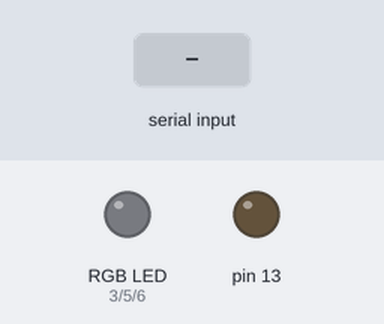
The sketch below on a simulated Arduino Uno, built with avr-gcc and run on an emulated ATmega328P. On the bench: an RGB LED mixed from three pins (HIGH = lit), output pins drawn as LEDs (lit = HIGH). The test bench sets the inputs (shaded band). Dim RGB values are drawn brighter than linear; what the sketch prints to the serial monitor is not drawn.

Above: at 1.2 s.
1.3 s: "y" received over Serial
At 1.7 s:
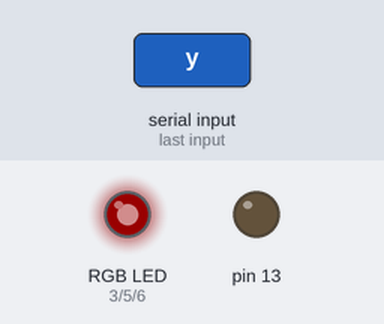
2.8 s: "u" received over Serial
At 4.0 s:
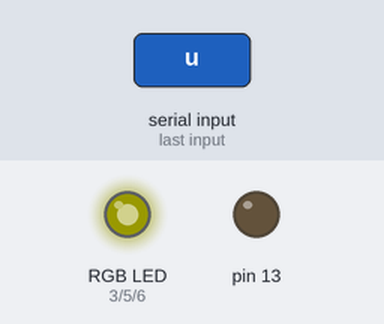
4.3 s: "h" received over Serial
At 5.2 s:
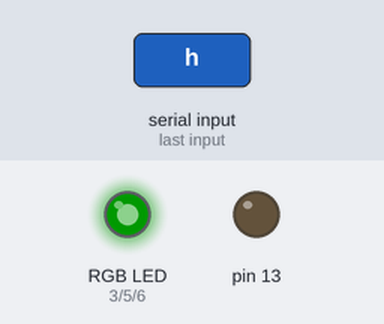
5.8 s: "i" received over Serial
At 6.4 s:
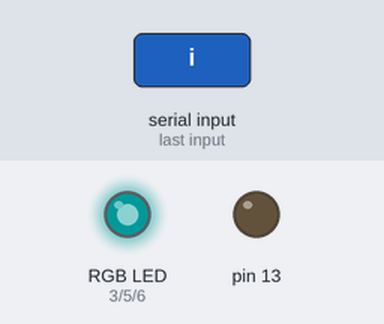
7.3 s: "j" received over Serial
At 8.5 s:
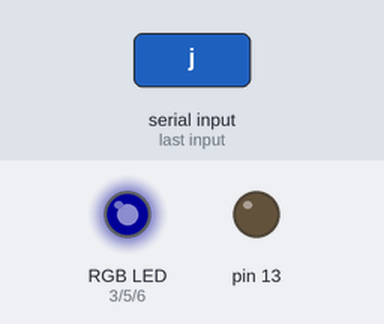
8.8 s: "n" received over Serial
At 9.8 s:
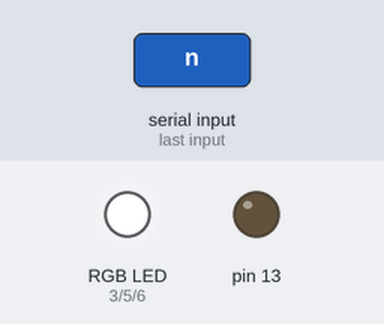
Timing chart, 0 to 11.3 s (numbered marks = the images above; inputs shaded):
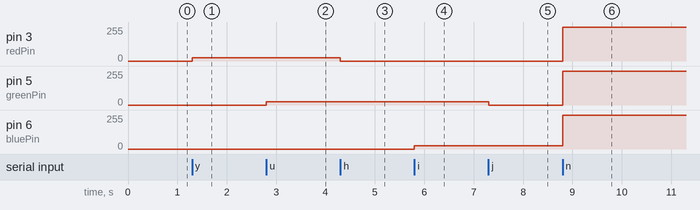

Measured:
- after the input at 1.3 s, pin 3 (redPin): 0/255 → 25/255 at once
- after the input at 2.8 s, pin 5 (greenPin): 0/255 → 25/255 at once
- after the input at 4.3 s, pin 3 (redPin): 25/255 → 0/255 at once
- after the input at 5.8 s, pin 6 (bluePin): 0/255 → 25/255 at once
- after the input at 7.3 s, pin 5 (greenPin): 25/255 → 0/255 at once
- after the input at 8.8 s, pin 3 (redPin), pin 5 (greenPin): 0/255 → 255/255 at once; pin 6 (bluePin): 25/255 → 255/255 at once

The sketch:

arduino_code.ino
```cpp
/**
 * Let's Robot LED bot controller code.
 * This handles all serial inputs from the Raspberry Pi.
 * Current hard coded signals to avoid:
 * f, b, l, r, s, t, o, p
 *
 * Presently accepted signals:
 * y  red up
 * h  red down
 * u  green up
 * j  green down
 * i  blue up
 * k  blue down
 * n  all on
 * m  all off
 * z  test on
 * x  test off
 */

const int redPin = 3;
const int greenPin = 5;
const int bluePin = 6;

//String red = "red: ";
//String green = "green: ";
//String blue = "blue: ";

boolean debug = false;

int redVal = 0;
int greenVal = 0;
int blueVal = 0;
int brightnessStep = 25;

void setup() {
  Serial.begin(9600);
  pinMode(redPin, OUTPUT);
  pinMode(greenPin, OUTPUT);
  pinMode(bluePin, OUTPUT);
  pinMode(13, OUTPUT);
  Serial.println("ready");
}

void loop() {
  if (Serial.available()) {
    char input = Serial.read();
    if (debug) {
      Serial.print("found command: ");
      Serial.println(input);
    }
    switch (input) {
      case 'y':
        redVal += brightnessStep;
        if (redVal > 255) { redVal = 255; }
        break;
      case 'h':
        redVal -= brightnessStep;
        if (redVal < 0) { redVal = 0; }
        break;
      case 'u':
        greenVal += brightnessStep;
        if (greenVal > 255) { greenVal = 255; }
        break;
      case 'j':
        greenVal -= brightnessStep;
        if (greenVal < 0) { greenVal = 0; }
        break;
      case 'i':
        blueVal += brightnessStep;
        if (blueVal > 255) { blueVal = 255; }
        break;
      case 'k':
        blueVal -= brightnessStep;
        if (blueVal < 0) { blueVal = 0; }
        break;
      case 'n':
        redVal = 255;
        greenVal = 255;
        blueVal = 255;
        break;
      case 'm':
        redVal = 0;
        greenVal = 0;
        blueVal = 0;
        break;
      case 'z':
        digitalWrite(13, HIGH);
        break;
      case 'x':
        digitalWrite(13, LOW);
        break;
      case 'd':
        debug = !debug;
        break;
      default:
        break;
    }

    if (debug) {
      Serial.print(redVal);
      Serial.print('\t');
      Serial.print(greenVal);
      Serial.print('\t');
      Serial.println(blueVal);
    }

    analogWrite(redPin, redVal);
    analogWrite(greenPin, greenVal);
    analogWrite(bluePin, blueVal);
  }


}
```
